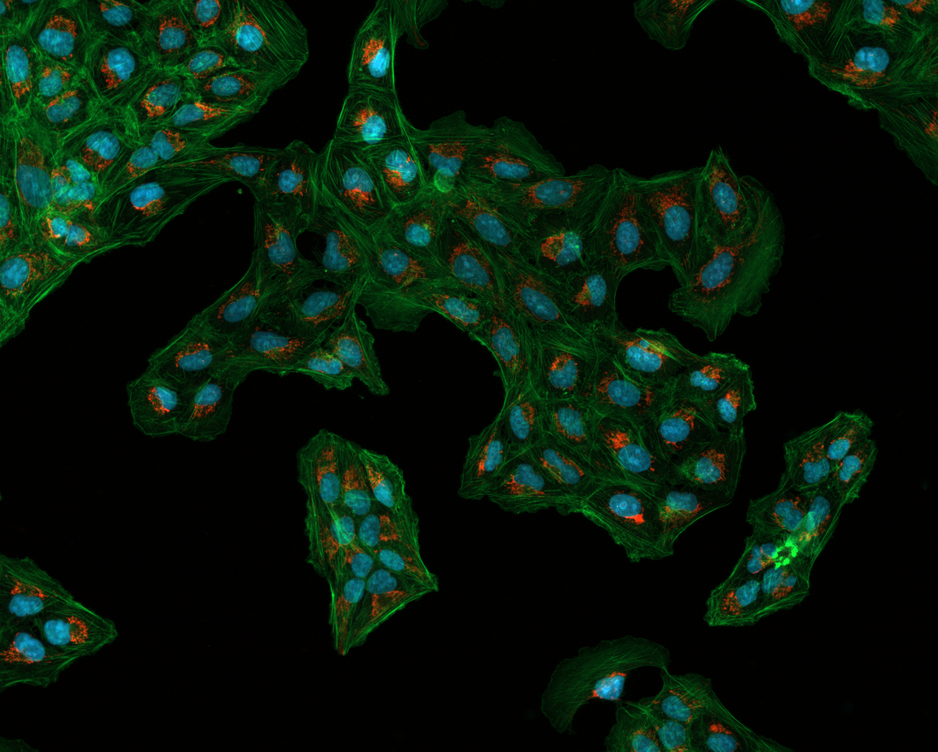
#> input picture Osteosarcoma_01.tif, 938 x 752 px, shrunk from 1376 x 1104 before the run
$ python presentation.py
#> lines starting #> are read from the running program, lines starting #| are printed output that depends on the picture; after the words box and inside, x2 and y2 are one past the last pixel; in counts of white or black regions, pixels touching at a corner belong together
import cv2
import numpy as np
from matplotlib import pyplot as plt
from scipy import ndimage
from skimage import measure, color, io


img = cv2.imread("Osteosarcoma_01.tif")
#> img is the input picture: shape (752, 938, 3); mean B, G, R 11.1, 23.9, 7
cv2.imshow('REAL',img)
cells=img[:,:,0] #Blue channel. Image equivalent to grey image.


ret1, thresh = cv2.threshold(cells, 0, 255,
cv2.THRESH_BINARY+cv2.THRESH_OTSU)
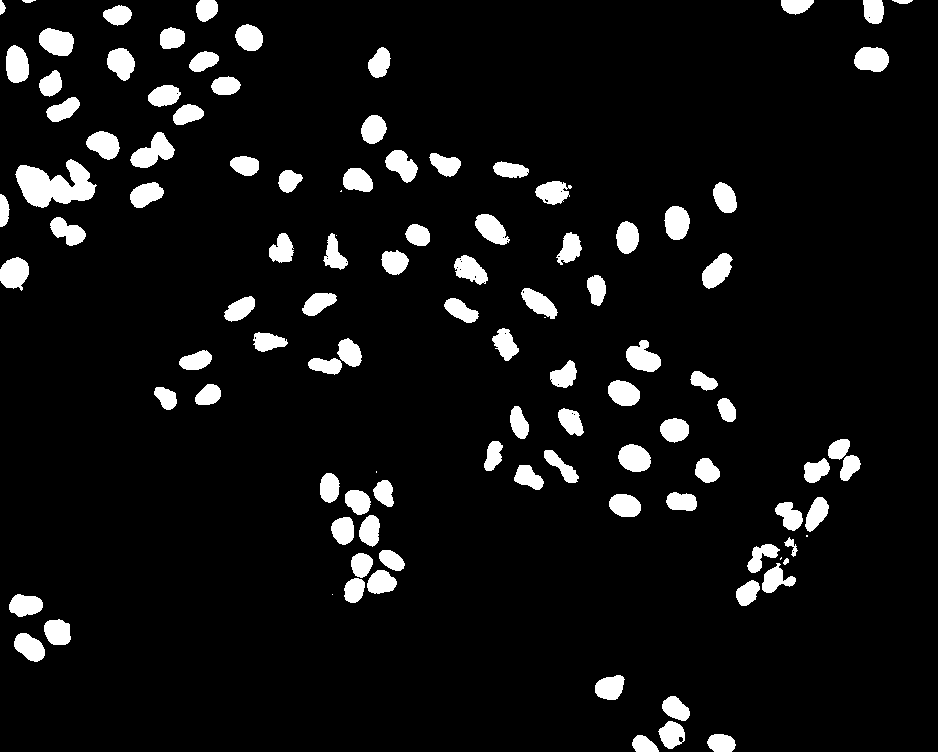
#> thresh: shape (752, 938); 7.1% white; 107 white regions (7 under 20 px), largest, box (x1, y1, x2, y2) and area: (15, 159, 97, 208) 2345, (130, 132, 175, 168) 862, (39, 28, 74, 56) 747
#> ret1 = 50


kernel = np.ones((3,3),np.uint8)
opening = cv2.morphologyEx(thresh,cv2.MORPH_OPEN,kernel, iterations = 2)
#> opening: shape (752, 938); 7% white; 100 white regions (1 under 20 px), largest, box (x1, y1, x2, y2) and area: (16, 160, 95, 207) 2330, (131, 132, 174, 168) 852, (39, 29, 74, 56) 743


cv2.imwrite('opening.jpg',opening)


from skimage.segmentation import clear_border
opening = clear_border(opening)
sure_bg = cv2.dilate(opening,kernel,iterations=10)
#> sure_bg: shape (752, 938); 22.8% white; 32 white regions, largest, box (x1, y1, x2, y2) and area: (0, 15, 273, 255) 33793, (726, 429, 870, 616) 11937, (310, 463, 414, 613) 10998
dist_transform = cv2.distanceTransform(opening,cv2.DIST_L2,5)
ret2, sure_fg = cv2.threshold(dist_transform,0.5*dist_transform.max(),255,0)
#> sure_fg: shape (752, 938) float32; 0.7% white; 89 white regions (22 under 20 px), largest, box (x1, y1, x2, y2) and area: (23, 173, 68, 200) 486, (46, 36, 66, 49) 170, (626, 452, 643, 465) 166
#> ret2 = 7.59
sure_fg = np.uint8(sure_fg)
unknown = cv2.subtract(sure_bg,sure_fg)
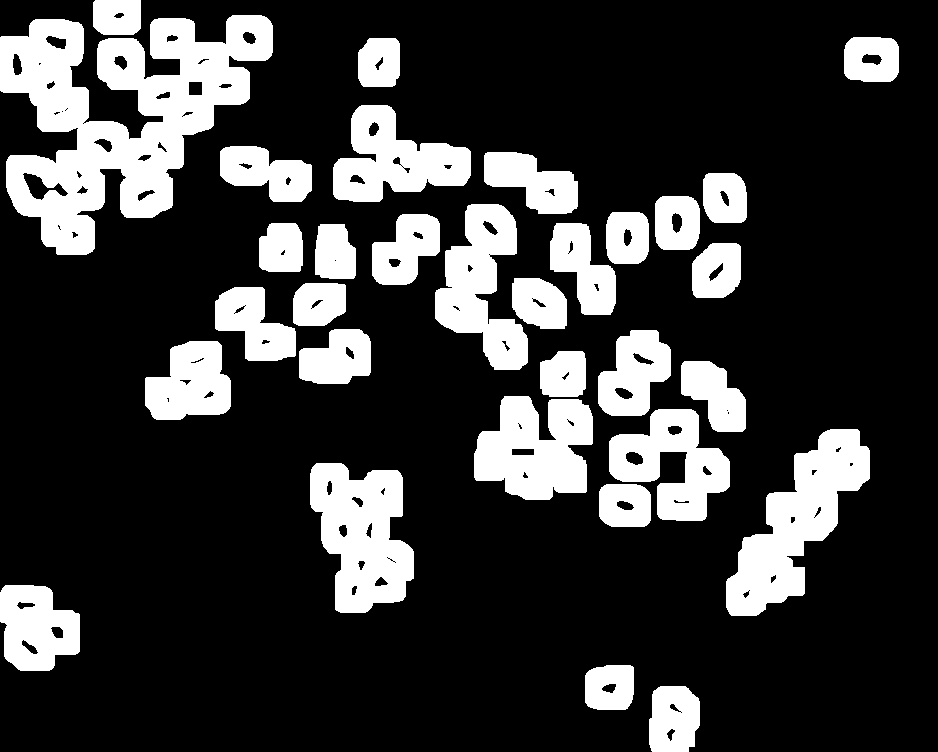
#> unknown: shape (752, 938); 22.1% white; 32 white regions, largest, box (x1, y1, x2, y2) and area: (0, 15, 273, 255) 32151, (726, 429, 870, 616) 11804, (310, 463, 414, 613) 10590
ret3, markers = cv2.connectedComponents(sure_fg)
#> markers: shape (752, 938) int32; 90 distinct labels, from 0 to 89
#> ret3 = 90


#The entire background pixels is given value 0.
#This means watershed considers this region as unknown.
#So let us add 10 to all labels so that sure background is not 0, but 10
markers = markers+10
#> markers: shape (752, 938) int32; 90 distinct labels, from 10 to 99
#Marked the region of unknown with zero
markers[unknown==255] = 0
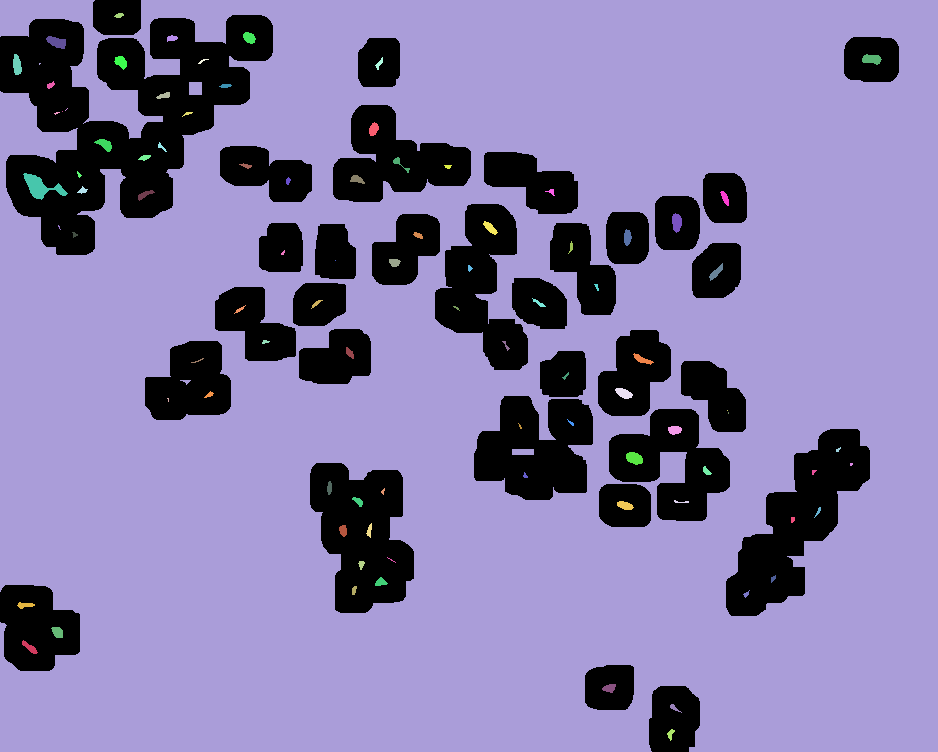
#> markers: shape (752, 938) int32; 91 distinct labels, from 0 to 99; one colour per label, 0 black
plt.imshow(markers, cmap='jet')
#Look at the 3 distinct regions.
plt.imsave('Markers.jpg',markers)
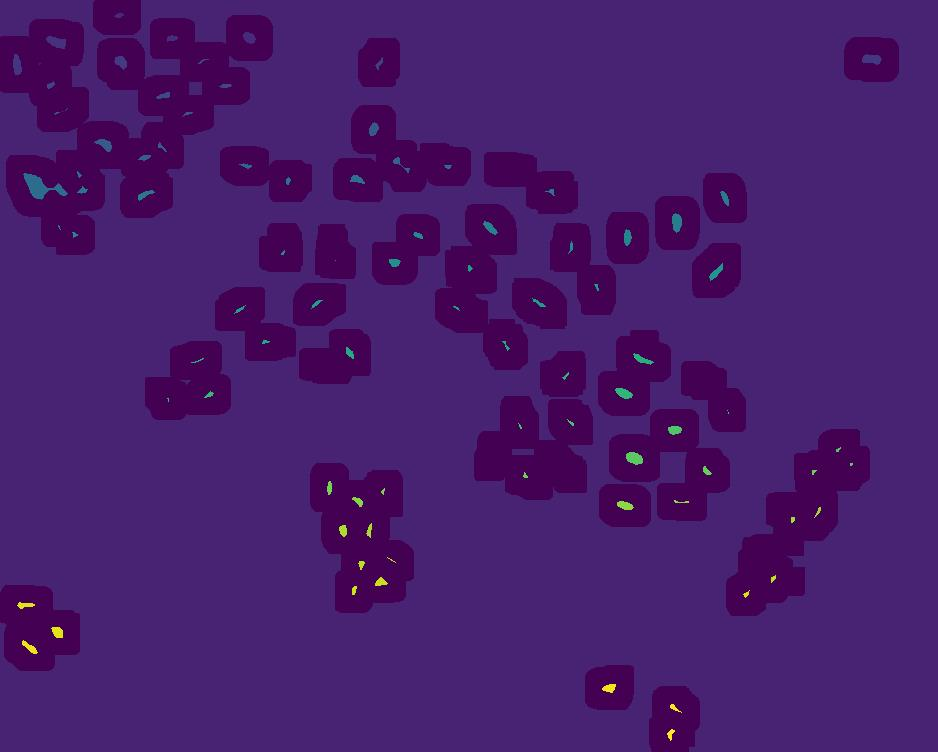
#> saved as Markers.jpg: shape (752, 938, 3); mean R, G, B 71.2, 28.2, 107.9


#Now we are ready for watershed filling.
markers = cv2.watershed(img,markers)
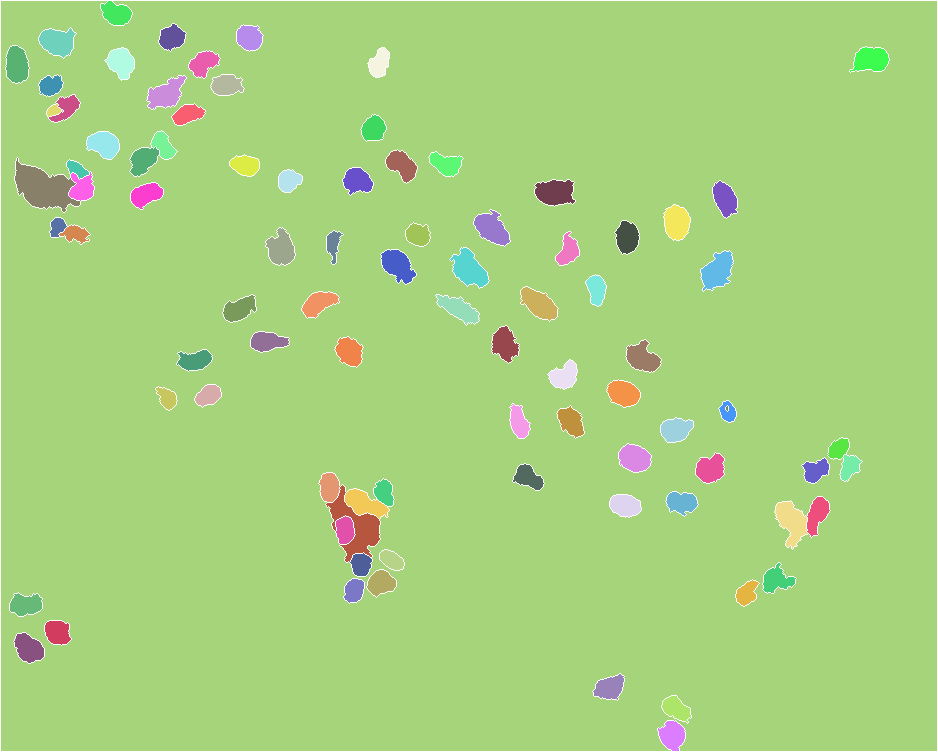
#> markers: shape (752, 938) int32; 91 distinct labels, from -1 to 99; one colour per label, 0 black, -1 white
img[markers == -1] = [0,255,255]
#> img: shape (752, 938, 3); 1.53% of pixels changed, all inside (x1, y1, x2, y2) = (0, 0, 938, 752)
img2 = color.label2rgb(markers
, bg_label=0)
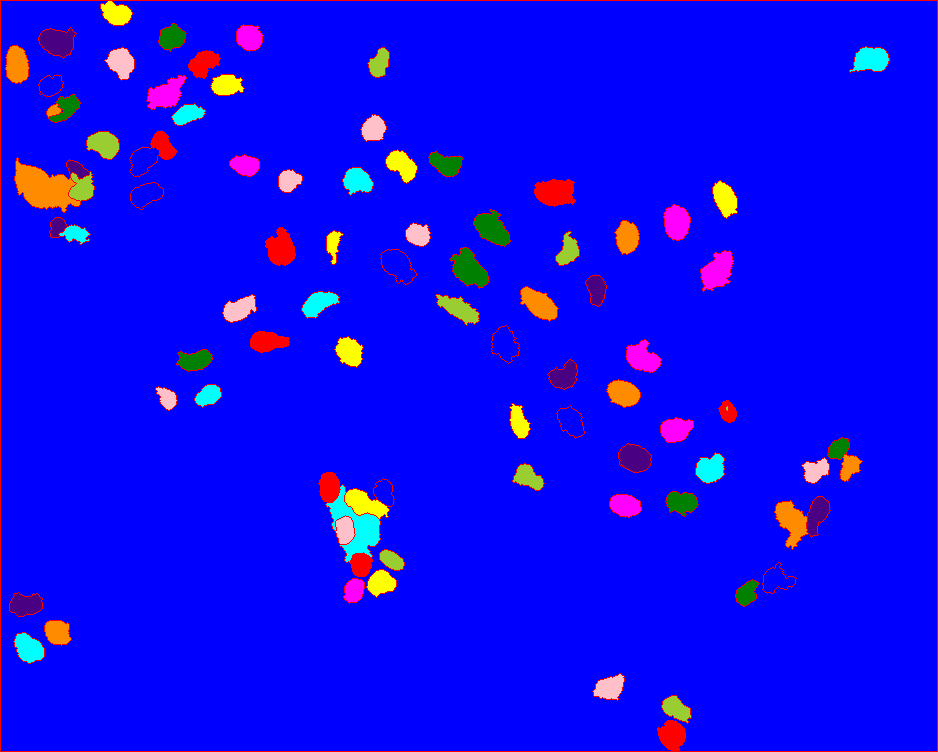
#> img2: shape (752, 938, 3) float64; mean R, G, B 0.0555, 0.0316, 0.948


cv2.imshow('RESULT',img)
cv2.imwrite('res.jpg',img)
